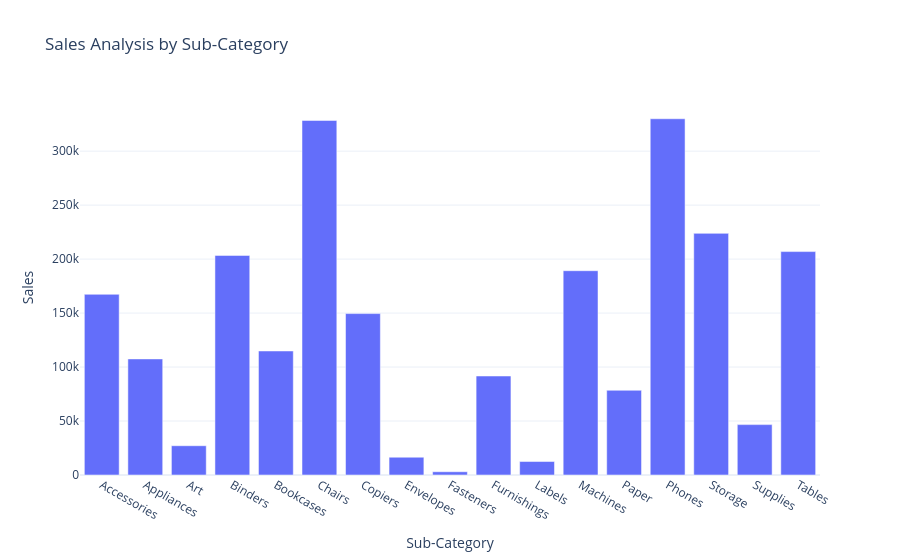

This figure's notebook cell:
### Code cell
fig = px.bar(sales_by_subcategory, 
             x='Sub-Category', 
             y='Sales', 
             title='Sales Analysis by Sub-Category')
fig.show()

### Figure 1 — Plotly figure (JSON) as saved in the notebook; plotly's stock layout.template omitted (floating-point values rounded to 4 significant figures)
{"data": [{"hovertemplate": "Sub-Category=%{x}<br>Sales=%{y}<extra></extra>", "legendgroup": "", "marker": {"color": "#636efa", "pattern": {"shape": ""}}, "name": "", "orientation": "v", "showlegend": false, "textposition": "auto", "type": "bar", "x": ["Accessories", "Appliances", "Art", "Binders", "Bookcases", "Chairs", "Copiers", "Envelopes", "Fasteners", "Furnishings", "Labels", "Machines", "Paper", "Phones", "Storage", "Supplies", "Tables"], "xaxis": "x", "y": [167400.0, 107500.0, 27120.0, 203400.0, 114900.0, 328400.0, 149500.0, 16480.0, 3024.0, 91710.0, 12490.0, 189200.0, 78480.0, 330000.0, 223800.0, 46670.0, 207000.0], "yaxis": "y"}], "layout": {"barmode": "relative", "legend": {"tracegroupgap": 0}, "title": {"text": "Sales Analysis by Sub-Category"}, "xaxis": {"anchor": "y", "domain": [0, 1], "title": {"text": "Sub-Category"}}, "yaxis": {"anchor": "x", "domain": [0, 1], "title": {"text": "Sales"}}}}
